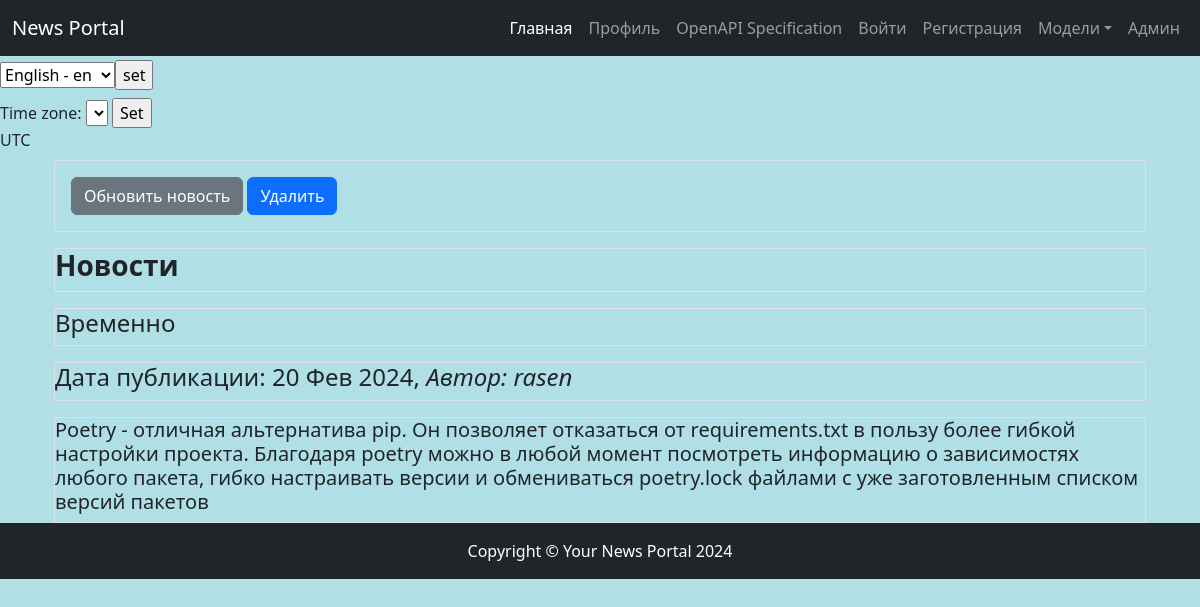
Page /news/138 on the earlier database version.
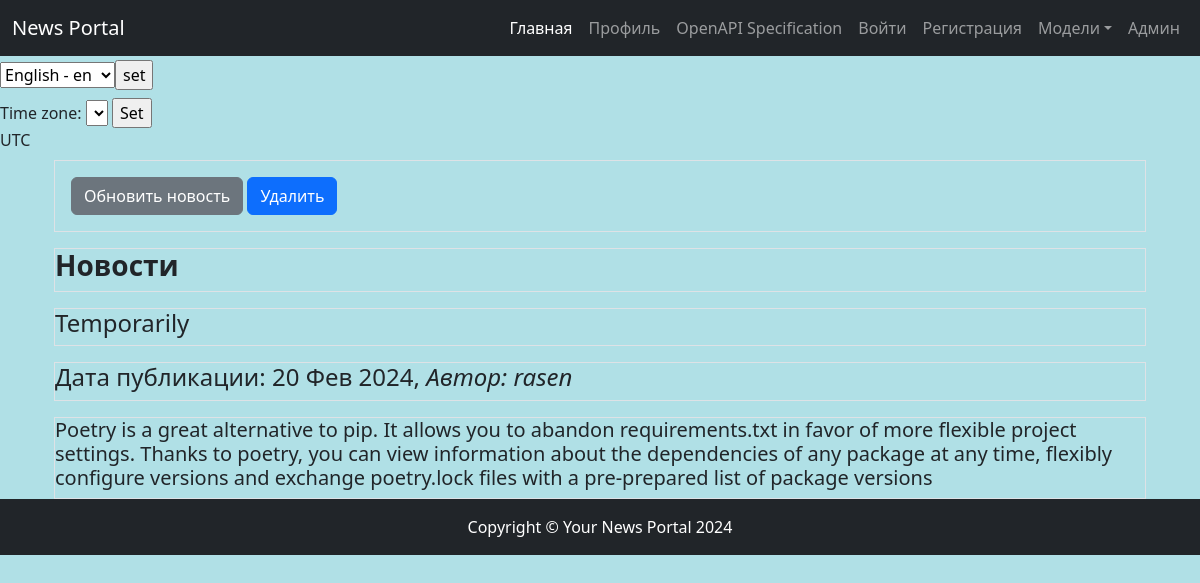
Same page on the later database version.
### news/models.py (models this page shows, shortened)
class Post(models.Model):
    news = 'NE'
    articles = 'AR'
    TYPES = [
        (news, _('News')),
        (articles, _('Articles'))
    ]
    author = models.ForeignKey(Author, on_delete=models.CASCADE, verbose_name=_('Author'))
    choice_types = models.CharField(_('Choice of Types'), max_length=2, choices=TYPES, default=news)
    time_in = models.DateTimeField(_('Time zone'), default=timezone.now)
    categories_post = models.ManyToManyField(Category, through='PostCategory')
    title = models.CharField(_('Title'), max_length=240, default='')
    content = models.TextField(_('Content'), blank=False)
    rate_new = models.IntegerField(_('New rate'), default=0)
    class Meta:
        verbose_name = _('Post')
        verbose_name_plural = _('Posts')

class Author(models.Model):
    user = models.OneToOneField(User, on_delete=models.CASCADE, verbose_name=_('User'))
    rating = models.IntegerField(_('Ratiing'), default=0)
    class Meta:
        verbose_name = _('Author')
        verbose_name_plural = _('Authors')

### news/views/post.py (the view)
# urls.py: path('news/<int:pk>', PostDetail.as_view(), name='post_detail'),
class PostDetail(DetailView):
    model = Post
    template_name = APP + 'post_detail.html'
    context_object_name = 'post'
    queryset = Post.objects.all()
    def get_object(self, *args, **kwargs):  # переопределение метода получения объекта
        obj = cache.get(f'post-{self.kwargs["pk"]}', None)
        if not obj:
            obj = super().get_object(queryset=self.queryset)
            cache.set(f'post-{self.kwargs["pk"]}', obj)
        return obj
    def get_context_data(self, **kwargs):
        context = super().get_context_data(**kwargs)
        context['title'] = 'Пост'
        return context

### news/templatetags/custom_filters.py (called while the page is built)
@register.filter()
def censor(value):
    for name in bad_words:
        value = value.replace(name, '***')
    return value

### news/templates/news/post_detail.html (shortened to what this page needs)
{% extends 'default.html' %}
{% load custom_filters %}
{% load i18n %}
{% block content %}
<div class="container d-grid gap-3">
    <div class="p-3 border">
    {% if post.choice_types == 'AR' %}
    <a class="btn btn-secondary" href="/news/articles/{{ post.pk }}/edit/" role="button">{% trans "Update Article" %}</a>
    {% else %}
    <a class="btn btn-secondary" href="/news/{{ post.pk }}/edit/" role="button">{% trans "Update News" %}</a>
    {% endif %}
    <a class="btn btn-primary" href="{{ post.pk }}/delete/" role="button">{% trans "Delete" %}</a>
    </div>
    <div class="p3 border"><h3><strong>{{ post.get_choice_types_display }}</strong></h3></div>
    <div class="p3 border"><h4> {{ post.title|censor }}</h4></div>
    <div class="p3 border"><h4> {% trans "Publication date" %}: {{ post.time_in|date:'d M Y' }}, <em>{% trans "Author" %}: {{ post.author.user }}</em></h4></div>
    <div class="p3 border"><h5 class="text-lg-left">{{ post.content|censor }}</h5></div>
</div>
{% endblock content %}

Differences in the rows shown:
changed Post "Новости": title|censor "Временно" → "Temporarily"; content|censor "Poetry - отличная альтернатива pip. Он позволяет отказаться от requirements.txt в пользу более гибкой настройки проекта. Благодаря poetry можно в любой момент посмотреть информацию о зависимостях любого пакета, гибко настраивать версии и обмениваться poetry.lock файлами с уже заготовленным списком версий пакетов" → "Poetry is a great alternative to pip. It allows you to abandon requirements.txt in favor of more flexible project settings. Thanks to poetry, you can view information about the dependencies of any package at any time, flexibly configure versions and exchange poetry.lock files with a pre-prepared list of package versions"
